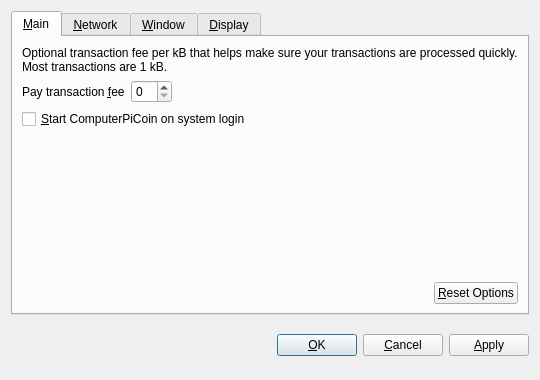
<?xml version="1.0" encoding="UTF-8"?>
<ui version="4.0">
 <class>OptionsDialog</class>
 <widget class="QDialog" name="OptionsDialog">
  <property name="geometry">
   <rect>
    <x>0</x>
    <y>0</y>
    <width>540</width>
    <height>380</height>
   </rect>
  </property>
  <property name="windowTitle">
   <string>Options</string>
  </property>
  <property name="modal">
   <bool>true</bool>
  </property>
  <layout class="QVBoxLayout" name="verticalLayout">
   <item>
    <widget class="QTabWidget" name="tabWidget">
     <property name="tabPosition">
      <enum>QTabWidget::North</enum>
     </property>
     <property name="currentIndex">
      <number>0</number>
     </property>
     <widget class="QWidget" name="tabMain">
      <attribute name="title">
       <string>&amp;Main</string>
      </attribute>
      <layout class="QVBoxLayout" name="verticalLayout_Main">
       <item>
        <widget class="QLabel" name="transactionFeeInfoLabel">
         <property name="text">
          <string>Optional transaction fee per kB that helps make sure your transactions are processed quickly. Most transactions are 1 kB.</string>
         </property>
         <property name="textFormat">
          <enum>Qt::PlainText</enum>
         </property>
         <property name="wordWrap">
          <bool>true</bool>
         </property>
        </widget>
       </item>
       <item>
        <layout class="QHBoxLayout" name="horizontalLayout_1_Main">
         <item>
          <widget class="QLabel" name="transactionFeeLabel">
           <property name="text">
            <string>Pay transaction &amp;fee</string>
           </property>
           <property name="textFormat">
            <enum>Qt::PlainText</enum>
           </property>
           <property name="buddy">
            <cstring>transactionFee</cstring>
           </property>
          </widget>
         </item>
         <item>
          <widget class="BitcoinAmountField" name="transactionFee"/>
         </item>
         <item>
          <spacer name="horizontalSpacer_1_Main">
           <property name="orientation">
            <enum>Qt::Horizontal</enum>
           </property>
           <property name="sizeHint" stdset="0">
            <size>
             <width>40</width>
             <height>20</height>
            </size>
           </property>
          </spacer>
         </item>
        </layout>
       </item>
       <item>
        <widget class="QCheckBox" name="bitcoinAtStartup">
         <property name="toolTip">
          <string>Automatically start ComputerPiCoin after logging in to the system.</string>
         </property>
         <property name="text">
          <string>&amp;Start ComputerPiCoin on system login</string>
         </property>
        </widget>
       </item>
       <item>
        <spacer name="verticalSpacer_Main">
         <property name="orientation">
          <enum>Qt::Vertical</enum>
         </property>
         <property name="sizeHint" stdset="0">
          <size>
           <width>20</width>
           <height>40</height>
          </size>
         </property>
        </spacer>
       </item>
       <item>
        <layout class="QHBoxLayout" name="horizontalLayout_2_Main">
         <item>
          <spacer name="horizontalSpacer_2_Main">
           <property name="orientation">
            <enum>Qt::Horizontal</enum>
           </property>
           <property name="sizeHint" stdset="0">
            <size>
             <width>40</width>
             <height>20</height>
            </size>
           </property>
          </spacer>
         </item>
         <item>
          <widget class="QPushButton" name="resetButton">
           <property name="toolTip">
            <string>Reset all client options to default.</string>
           </property>
           <property name="text">
            <string>&amp;Reset Options</string>
           </property>
           <property name="autoDefault">
            <bool>false</bool>
           </property>
          </widget>
         </item>
        </layout>
       </item>
      </layout>
     </widget>
     <widget class="QWidget" name="tabNetwork">
      <attribute name="title">
       <string>&amp;Network</string>
      </attribute>
      <layout class="QVBoxLayout" name="verticalLayout_Network">
       <item>
        <widget class="QCheckBox" name="mapPortUpnp">
         <property name="toolTip">
          <string>Automatically open the ComputerPiCoin client port on the router. This only works when your router supports UPnP and it is enabled.</string>
         </property>
         <property name="text">
          <string>Map port using &amp;UPnP</string>
         </property>
        </widget>
       </item>
       <item>
        <widget class="QCheckBox" name="connectSocks">
         <property name="toolTip">
          <string>Connect to the ComputerPiCoin network through a SOCKS proxy (e.g. when connecting through Tor).</string>
         </property>
         <property name="text">
          <string>&amp;Connect through SOCKS proxy:</string>
         </property>
        </widget>
       </item>
       <item>
        <layout class="QHBoxLayout" name="horizontalLayout_Network">
         <item>
          <widget class="QLabel" name="proxyIpLabel">
           <property name="text">
            <string>Proxy &amp;IP:</string>
           </property>
           <property name="textFormat">
            <enum>Qt::PlainText</enum>
           </property>
           <property name="buddy">
            <cstring>proxyIp</cstring>
           </property>
          </widget>
         </item>
         <item>
          <widget class="QValidatedLineEdit" name="proxyIp">
           <property name="maximumSize">
            <size>
             <width>140</width>
             <height>16777215</height>
            </size>
           </property>
           <property name="toolTip">
            <string>IP address of the proxy (e.g. 127.0.0.1)</string>
           </property>
          </widget>
         </item>
         <item>
          <widget class="QLabel" name="proxyPortLabel">
           <property name="text">
            <string>&amp;Port:</string>
           </property>
           <property name="textFormat">
            <enum>Qt::PlainText</enum>
           </property>
           <property name="buddy">
            <cstring>proxyPort</cstring>
           </property>
          </widget>
         </item>
         <item>
          <widget class="QLineEdit" name="proxyPort">
           <property name="maximumSize">
            <size>
             <width>55</width>
             <height>16777215</height>
            </size>
           </property>
           <property name="toolTip">
            <string>Port of the proxy (e.g. 9050)</string>
           </property>
          </widget>
         </item>
         <item>
          <widget class="QLabel" name="socksVersionLabel">
           <property name="text">
            <string>SOCKS &amp;Version:</string>
           </property>
           <property name="textFormat">
            <enum>Qt::PlainText</enum>
           </property>
           <property name="buddy">
            <cstring>socksVersion</cstring>
           </property>
          </widget>
         </item>
         <item>
          <widget class="QValueComboBox" name="socksVersion">
           <property name="toolTip">
            <string>SOCKS version of the proxy (e.g. 5)</string>
           </property>
          </widget>
         </item>
         <item>
          <spacer name="horizontalSpacer_Network">
           <property name="orientation">
            <enum>Qt::Horizontal</enum>
           </property>
           <property name="sizeHint" stdset="0">
            <size>
             <width>40</width>
             <height>20</height>
            </size>
           </property>
          </spacer>
         </item>
        </layout>
       </item>
       <item>
        <spacer name="verticalSpacer_Network">
         <property name="orientation">
          <enum>Qt::Vertical</enum>
         </property>
         <property name="sizeHint" stdset="0">
          <size>
           <width>20</width>
           <height>40</height>
          </size>
         </property>
        </spacer>
       </item>
      </layout>
     </widget>
     <widget class="QWidget" name="tabWindow">
      <attribute name="title">
       <string>&amp;Window</string>
      </attribute>
      <layout class="QVBoxLayout" name="verticalLayout_Window">
       <item>
        <widget class="QCheckBox" name="minimizeToTray">
         <property name="toolTip">
          <string>Show only a tray icon after minimizing the window.</string>
         </property>
         <property name="text">
          <string>&amp;Minimize to the tray instead of the taskbar</string>
         </property>
        </widget>
       </item>
       <item>
        <widget class="QCheckBox" name="minimizeOnClose">
         <property name="toolTip">
          <string>Minimize instead of exit the application when the window is closed. When this option is enabled, the application will be closed only after selecting Quit in the menu.</string>
         </property>
         <property name="text">
          <string>M&amp;inimize on close</string>
         </property>
        </widget>
       </item>
       <item>
        <spacer name="verticalSpacer_Window">
         <property name="orientation">
          <enum>Qt::Vertical</enum>
         </property>
         <property name="sizeHint" stdset="0">
          <size>
           <width>20</width>
           <height>40</height>
          </size>
         </property>
        </spacer>
       </item>
      </layout>
     </widget>
     <widget class="QWidget" name="tabDisplay">
      <attribute name="title">
       <string>&amp;Display</string>
      </attribute>
      <layout class="QVBoxLayout" name="verticalLayout_Display">
       <item>
        <layout class="QHBoxLayout" name="horizontalLayout_1_Display">
         <item>
          <widget class="QLabel" name="langLabel">
           <property name="text">
            <string>User Interface &amp;language:</string>
           </property>
           <property name="textFormat">
            <enum>Qt::PlainText</enum>
           </property>
           <property name="buddy">
            <cstring>lang</cstring>
           </property>
          </widget>
         </item>
         <item>
          <widget class="QValueComboBox" name="lang">
           <property name="toolTip">
            <string>The user interface language can be set here. This setting will take effect after restarting ComputerPiCoin.</string>
           </property>
          </widget>
         </item>
        </layout>
       </item>
       <item>
        <layout class="QHBoxLayout" name="horizontalLayout_2_Display">
         <item>
          <widget class="QLabel" name="unitLabel">
           <property name="text">
            <string>&amp;Unit to show amounts in:</string>
           </property>
           <property name="textFormat">
            <enum>Qt::PlainText</enum>
           </property>
           <property name="buddy">
            <cstring>unit</cstring>
           </property>
          </widget>
         </item>
         <item>
          <widget class="QValueComboBox" name="unit">
           <property name="toolTip">
            <string>Choose the default subdivision unit to show in the interface and when sending coins.</string>
           </property>
          </widget>
         </item>
        </layout>
       </item>
       <item>
        <widget class="QCheckBox" name="displayAddresses">
         <property name="toolTip">
          <string>Whether to show ComputerPiCoin addresses in the transaction list or not.</string>
         </property>
         <property name="text">
          <string>&amp;Display addresses in transaction list</string>
         </property>
        </widget>
       </item>
       <item>
        <spacer name="verticalSpacer_Display">
         <property name="orientation">
          <enum>Qt::Vertical</enum>
         </property>
         <property name="sizeHint" stdset="0">
          <size>
           <width>20</width>
           <height>40</height>
          </size>
         </property>
        </spacer>
       </item>
      </layout>
     </widget>
    </widget>
   </item>
   <item>
    <layout class="QHBoxLayout" name="horizontalLayout_Buttons">
     <item>
      <spacer name="horizontalSpacer_1">
       <property name="orientation">
        <enum>Qt::Horizontal</enum>
       </property>
       <property name="sizeHint" stdset="0">
        <size>
         <width>40</width>
         <height>48</height>
        </size>
       </property>
      </spacer>
     </item>
     <item>
      <widget class="QLabel" name="statusLabel">
       <property name="font">
        <font>
         <weight>75</weight>
         <bold>true</bold>
        </font>
       </property>
       <property name="text">
        <string/>
       </property>
       <property name="textFormat">
        <enum>Qt::PlainText</enum>
       </property>
       <property name="wordWrap">
        <bool>true</bool>
       </property>
      </widget>
     </item>
     <item>
      <spacer name="horizontalSpacer_2">
       <property name="orientation">
        <enum>Qt::Horizontal</enum>
       </property>
       <property name="sizeHint" stdset="0">
        <size>
         <width>40</width>
         <height>48</height>
        </size>
       </property>
      </spacer>
     </item>
     <item>
      <widget class="QPushButton" name="okButton">
       <property name="text">
        <string>&amp;OK</string>
       </property>
      </widget>
     </item>
     <item>
      <widget class="QPushButton" name="cancelButton">
       <property name="text">
        <string>&amp;Cancel</string>
       </property>
       <property name="autoDefault">
        <bool>false</bool>
       </property>
      </widget>
     </item>
     <item>
      <widget class="QPushButton" name="applyButton">
       <property name="text">
        <string>&amp;Apply</string>
       </property>
       <property name="autoDefault">
        <bool>false</bool>
       </property>
      </widget>
     </item>
    </layout>
   </item>
  </layout>
 </widget>
 <customwidgets>
  <customwidget>
   <class>BitcoinAmountField</class>
   <extends>QSpinBox</extends>
   <header>bitcoinamountfield.h</header>
  </customwidget>
  <customwidget>
   <class>QValueComboBox</class>
   <extends>QComboBox</extends>
   <header>qvaluecombobox.h</header>
  </customwidget>
  <customwidget>
   <class>QValidatedLineEdit</class>
   <extends>QLineEdit</extends>
   <header>qvalidatedlineedit.h</header>
  </customwidget>
 </customwidgets>
 <resources/>
 <connections/>
</ui>
